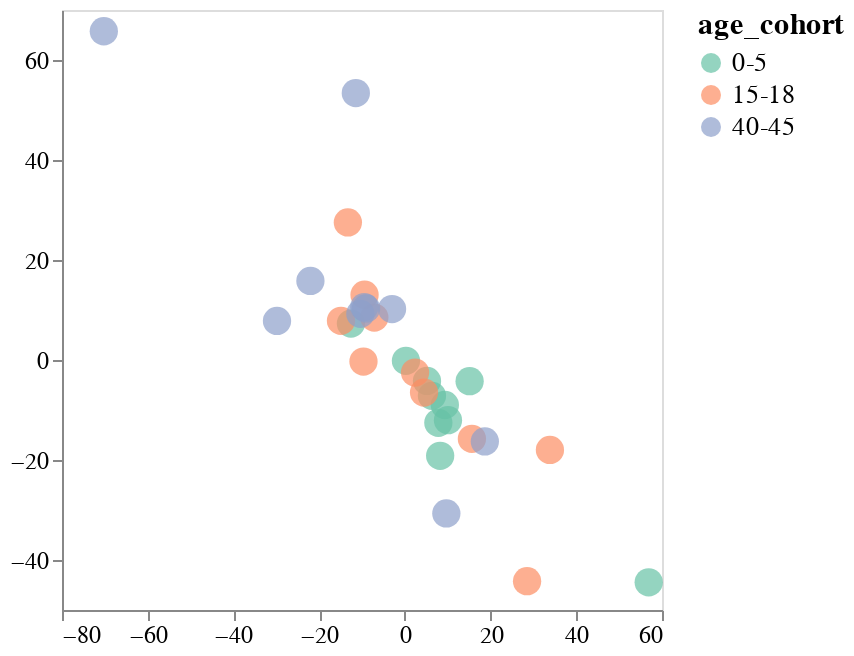

The notebook cell this image was saved under:
### Markdown cell above
## emphasizing sites with large values helps further separate adults from children
I'm only testing p=3 for now so that signs are maintained. But we can see that adults and teenagers start to cluster further away from the young children

### Code cell
mds_and_plot(escape_df, site_or_aa='site', p=1, 
             dissimilarity_method='one_minus', mds_random_state=7)

### Figure 1 — Vega-Lite specification as saved in the notebook (floating-point values rounded to 4 significant figures)
{"config": {"view": {"continuousWidth": 300, "continuousHeight": 300}, "axis": {"grid": false, "labelFontSize": 12, "title": null}, "legend": {"labelFontSize": 13, "titleFontSize": 15}}, "data": {"name": "data-416e4df01e5c54f8373f0db6ac09f235"}, "mark": {"type": "circle", "opacity": 0.7, "size": 200}, "encoding": {"color": {"field": "age_cohort", "scale": {"scheme": "set2"}, "type": "nominal"}, "detail": {"field": "serum", "type": "nominal"}, "tooltip": [{"field": "serum", "type": "nominal"}, {"field": "age_cohort", "type": "nominal"}], "x": {"field": "x_coord", "scale": {"padding": 5}, "type": "quantitative"}, "y": {"field": "y_coord", "scale": {"padding": 5}, "type": "quantitative"}}, "$schema": "https://vega.github.io/schema/vega-lite/v5.8.0.json", "datasets": {"data-416e4df01e5c54f8373f0db6ac09f235": [{"serum": "2367", "x_coord": 5.164, "y_coord": -4.195, "age_cohort": "0-5"}, {"serum": "3944", "x_coord": 15.11, "y_coord": -4.236, "age_cohort": "0-5"}, {"serum": "2462", "x_coord": 6.322, "y_coord": -7.167, "age_cohort": "0-5"}, {"serum": "2389", "x_coord": 9.331, "y_coord": -8.997, "age_cohort": "0-5"}, {"serum": "2323", "x_coord": 8.236, "y_coord": -19.17, "age_cohort": "0-5"}, {"serum": "2388", "x_coord": 7.816, "y_coord": -12.56, "age_cohort": "0-5"}, {"serum": "2463", "x_coord": 10.06, "y_coord": -12.04, "age_cohort": "0-5"}, {"serum": "3973", "x_coord": 0.2547, "y_coord": -0.1566, "age_cohort": "0-5"}, {"serum": "4299", "x_coord": -12.58, "y_coord": 7.295, "age_cohort": "0-5"}, {"serum": "4584", "x_coord": 56.9, "y_coord": -44.45, "age_cohort": "0-5"}, {"serum": "2343", "x_coord": -14.91, "y_coord": 7.842, "age_cohort": "15-18"}, {"serum": "2350", "x_coord": 2.38, "y_coord": -2.509, "age_cohort": "15-18"}, {"serum": "2365", "x_coord": 4.478, "y_coord": -6.52, "age_cohort": "15-18"}, {"serum": "2380", "x_coord": 15.64, "y_coord": -15.76, "age_cohort": "15-18"}, {"serum": "2382", "x_coord": -7.123, "y_coord": 8.486, "age_cohort": "15-18"}, {"serum": "3866", "x_coord": 28.52, "y_coord": -44.24, "age_cohort": "15-18"}, {"serum": "3856", "x_coord": -13.3, "y_coord": 27.52, "age_cohort": "15-18"}, {"serum": "3857", "x_coord": -9.404, "y_coord": 13.05, "age_cohort": "15-18"}, {"serum": "3862", "x_coord": -9.656, "y_coord": -0.324, "age_cohort": "15-18"}, {"serum": "3895", "x_coord": 33.85, "y_coord": -17.99, "age_cohort": "15-18"}, {"serum": "33C", "x_coord": -10.38, "y_coord": 9.243, "age_cohort": "40-45"}, {"serum": "34C", "x_coord": 18.66, "y_coord": -16.3, "age_cohort": "40-45"}, {"serum": "197C", "x_coord": -9.461, "y_coord": 10.58, "age_cohort": "40-45"}, {"serum": "199C", "x_coord": -2.99, "y_coord": 10.19, "age_cohort": "40-45"}, {"serum": "215C", "x_coord": -9.053, "y_coord": 10.32, "age_cohort": "40-45"}, {"serum": "210C", "x_coord": -70.24, "y_coord": 65.75, "age_cohort": "40-45"}, {"serum": "74C", "x_coord": -11.44, "y_coord": 53.38, "age_cohort": "40-45"}, {"serum": "68C", "x_coord": -29.83, "y_coord": 7.816, "age_cohort": "40-45"}, {"serum": "150C", "x_coord": 9.679, "y_coord": -30.68, "age_cohort": "40-45"}, {"serum": "18C", "x_coord": -22.04, "y_coord": 15.82, "age_cohort": "40-45"}]}}
